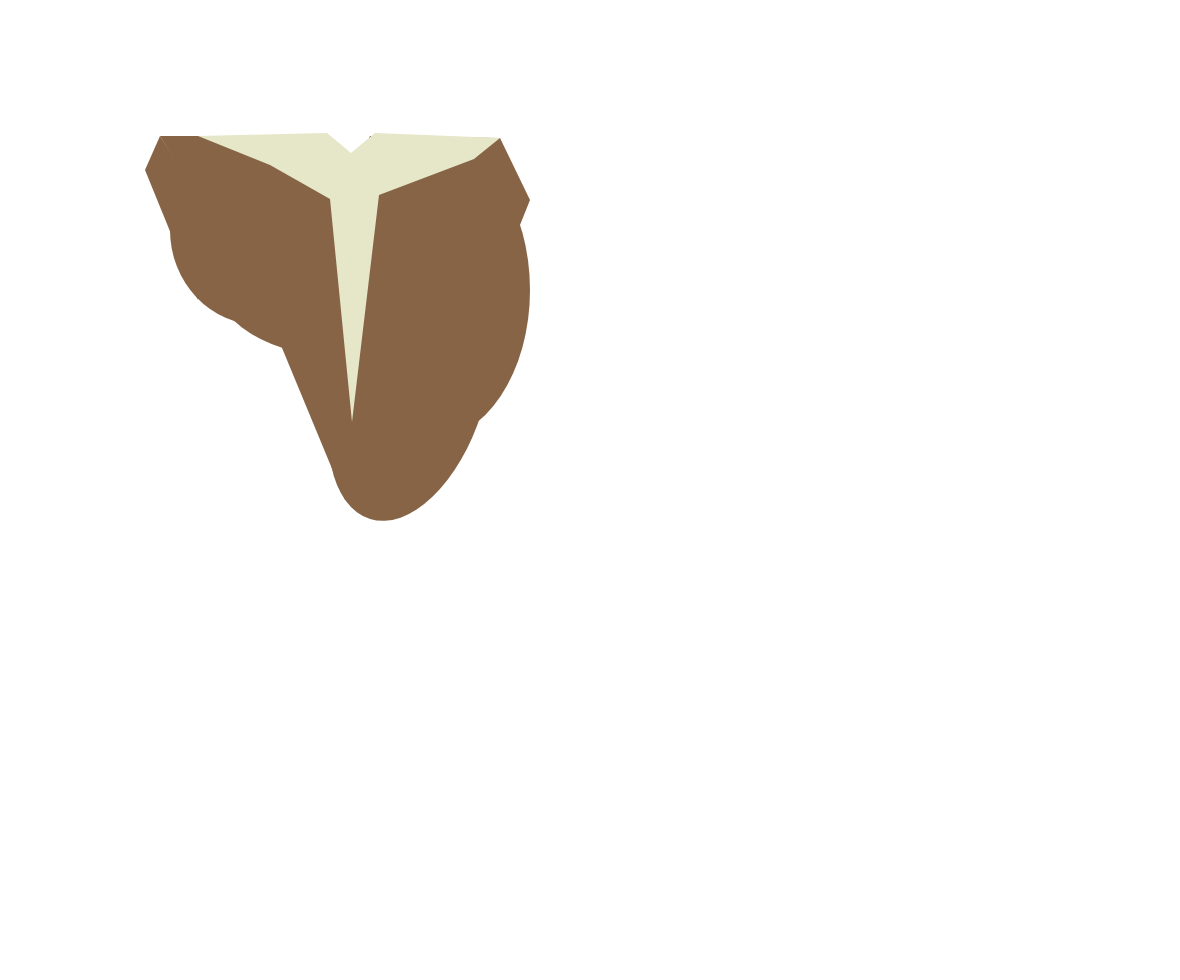
Frame 1 (no input)
Frame 60 (no input): identical to frame 1, image omitted
Frame 120 (the mouse pressed at the canvas centre since frame 60): identical to frame 1, image omitted

The p5.js sketch that drew this single still picture (run headless with seeded random() and noise() and a simulated clock; from frame 60 on, the mouse is pressed at the canvas centre):

// p5.js sketch
// ── sketch.js
function setup() {
  createCanvas(windowWidth - 20,windowHeight - 20);
}

function draw() {
  background(255);
  drawSteak();
}

function drawSteak() {
  strokeWeight(0);
  fill(135,100,70);
  ellipse(260,230,180,190);
  ellipse(330,260,250,190);
  ellipse(430,290,200,300);
  push();
  translate(410,390);
  rotate(0.3);
  ellipse(0,0,150,270);
  pop();
  triangle(160,136,250,136,198,200);
  quad(145,170,160,136,200,200,198,300);
  quad(200,150,345,500,450,400,530,200);
  quad(370,136,500,138,530,200,300,300);
  
  beginShape();
  fill(230,230,200);
  vertex(198,136);
  vertex(327,133);
  vertex(351,153);
  vertex(375,133);
  vertex(500,138);
  vertex(474,159);
  vertex(379,195);
  vertex(352,422);
  vertex(330,199);
  vertex(270,165);
  vertex(198,136);
  endShape();
}
